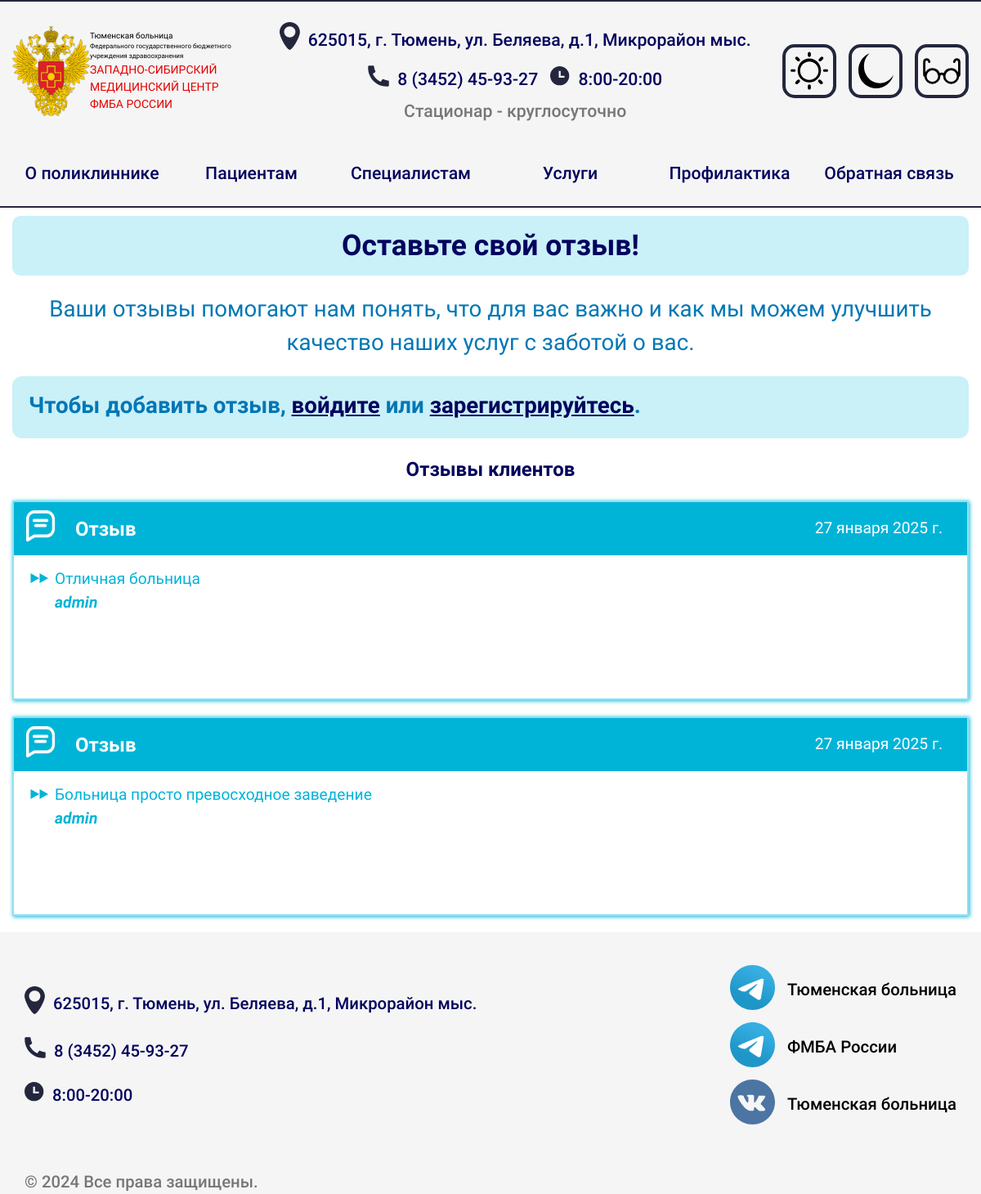
Page /comments/ on the committed database.
### comments/models.py (models this page shows, shortened)
class Comment(models.Model):
    user = models.ForeignKey(User, on_delete=models.CASCADE, related_name='comments_from_comments')
    content = models.TextField()
    created_at = models.DateTimeField(auto_now_add=True)
    class Meta:
        verbose_name = "отзыв"
        verbose_name_plural = "Отзывы"

### comments/views.py (the view, shortened to what this page needs)
# urls.py: path('comments/', comments_view, name='comments'),
def comments_view(request):
    comments = Comment.objects.all()
    return render(request, 'comments/comments.html', {'comments': comments})

### comments/templates/comments/comments.html (shortened to what this page needs)
{% extends 'base.html' %}
{% load static %}
{% block content %}
  <section class="hero">
    <div class="hero__wrapper container">
      <h1 class="section__title background-border middle">Оставьте свой отзыв!</h1>
      <p class="main-subtitle small">Ваши отзывы помогают нам понять, что для вас важно и как мы можем улучшить качество наших услуг с заботой о вас.</p>
      <div class="hero__message">
        {% if user.is_authenticated %}
          <h2 class="main-title small">Заполните форму</h2>
          <form method="post" class="form comments" data-js-form novalidate data-js-form-warning>
            {% csrf_token %}
            <div class="form__field">
              <label for="content" class="form__label">Сожержимое отзыва:</label>
              <span class="form__range-sym" data-js-form-field-count-sym></span>
              <textarea name="content" required class="form__input" title="Отзыв не может быть пустой" minlength="10" maxlength="500"></textarea>
              <span class="form__error" data-js-form-field-errors></span>
            </div>
            <div class="form__buttons">
              <button type="submit" class="button-standart form-button">Добавить отзыв</button>
              <button type="reset" class="button-standart form-button" data-js-form-reset>Очистить поле</button>
            </div>
          </form>
        {% else %}
          <p class="main-subtitle small hero__warning">
            Чтобы добавить отзыв, <a href="/login">войдите</a> или <a href="/register">зарегистрируйтесь</a>.
          </p>
        {% endif %}
      </div>
    </div>
  </section>
  <section class="feedbacks white-no-full">
    <div class="feedbacks__wrapper container white">
      <h1 class="feedbacks__title margin">Отзывы клиентов</h1>
      <ul class="feedbacks__list no-slider">
        {% if comments%}
          {% for comment in comments %}
          <li class="slider__item show" data-js-feedback="{{ comment.id }}">
            <article class="feedback full">
              <header class="feedback__header">
                <h2 class="feedback__title">Отзыв</h2>
                <time datetime="{{ comment.created_at }}" class="feedback__datetime">{{ comment.created_at.date }}</time>
              </header>
              <div class="feedback__body">
                <p class="feedback__paragrapth no-control">{{ comment.content }}</p>
                {% if comment.user != request.user %}
                  <span class="feedback__name abs">{{ comment.user.username }}</span>
                {% endif %}
              </div>
              <div class="feedback__menu">
              </div>
            </article>
          </li>
          {% endfor %}
        {% endif %}
      </ul>
    </div>
  </section>
{% endblock %}

### rows in the picture
Comment: created_at "27 января 2025 г.", content "Отличная больница", user.username "admin"
Comment: created_at "27 января 2025 г.", content "Больница просто превосходное заведение", user.username "admin"
